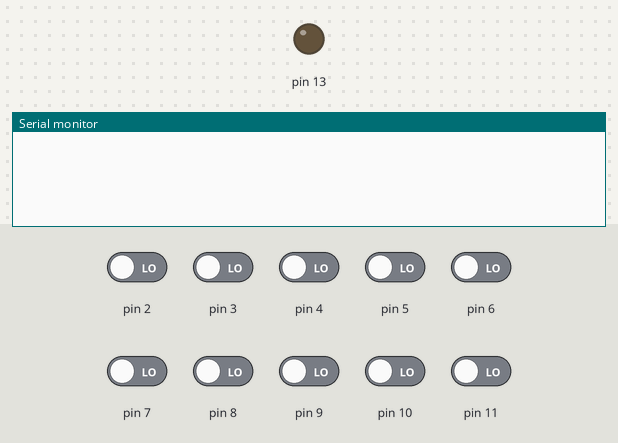
A sketch run on a simulated Arduino Uno, built with avr-gcc and run on an emulated ATmega328P. Parts: output pins drawn as LEDs (lit = HIGH), the last lines printed to the serial monitor. Inputs (shaded band) come from the test bench; at power-on: pin 2–11 LOW.

Above: at 1.2 s.
1.3 s: pin 2 driven HIGH
At 1.41 s:
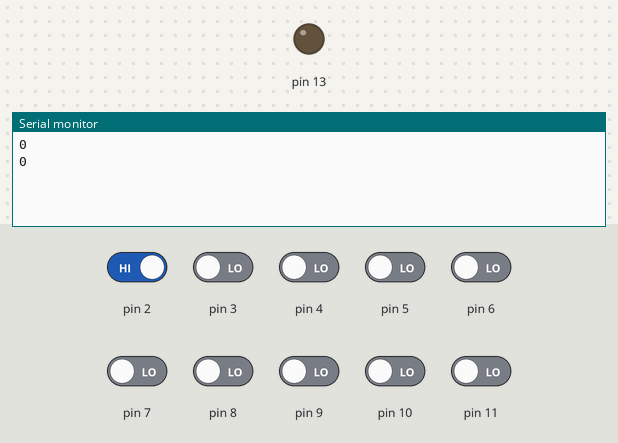
3.2 s: pin 2 driven LOW
At 7.2 s:
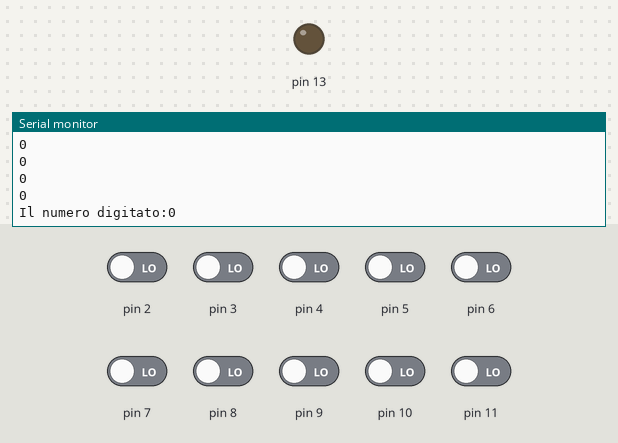

Measured:
- after the input at 1.3 s, the serial monitor: prints a new line at once (image 1)
- after the input at 3.2 s, the serial monitor: prints a new line after 2.9 s (image 2)

The sketch:

095-composizione-numerica.ino
```cpp
/*
Premendo i tasti si compongono delle cifre
*/

bool CONTEGGIO = false;
long t = 0;

int n = 0;
int numeri_digitati = 0;

void setup() {
  Serial.begin(9600);
  pinMode(13, OUTPUT);

  for (int i = 0; i<10; i++) {
    pinMode(2+i, INPUT);
  }
}

void loop() {
  //key vale -1, ma alla pressione di un tasto assume il valore 0-9
  int key = tastoPremuto();
  if (key >= 0) Serial.println(key);

  //attivo il conteggio iniziale
  if ((key >= 0) && !CONTEGGIO) {
    CONTEGGIO = true;
    t = millis();
    numeri_digitati = 1;
    //il numero finale
    n = key;

    delay(100);
    return;
  }

  //chiudo la finestra di conteggio
  if (CONTEGGIO && (millis() - t >= 3000)) {
    CONTEGGIO = false;
    Serial.print("Il numero digitato:");
    Serial.println(n);
    delay(100);
    return;
  }

  //ho una pressione di un tasto prima della fine della finestra
  if (CONTEGGIO && (key >= 0)) {
    delay(100);
    //riazzero il conteggio e allungo la finestra
    t = millis();

    //int m = pow10(numeri_digitati);
    n = n*10 + key;
    Serial.println(n);
    numeri_digitati++;
  }

  delay(100);
}

int tastoPremuto(){
  int n = -1;
  for (int i = 0; i < 10; i++) {
    if (digitalRead(2+i)) {
      n = i;
      break;
    }
  }
  return n;
}

int pow10(int exp) {
  int n = 1;
  for (int i = 0; i < exp; i++) {
    n *= 10;
  }
  return n;
}
```
